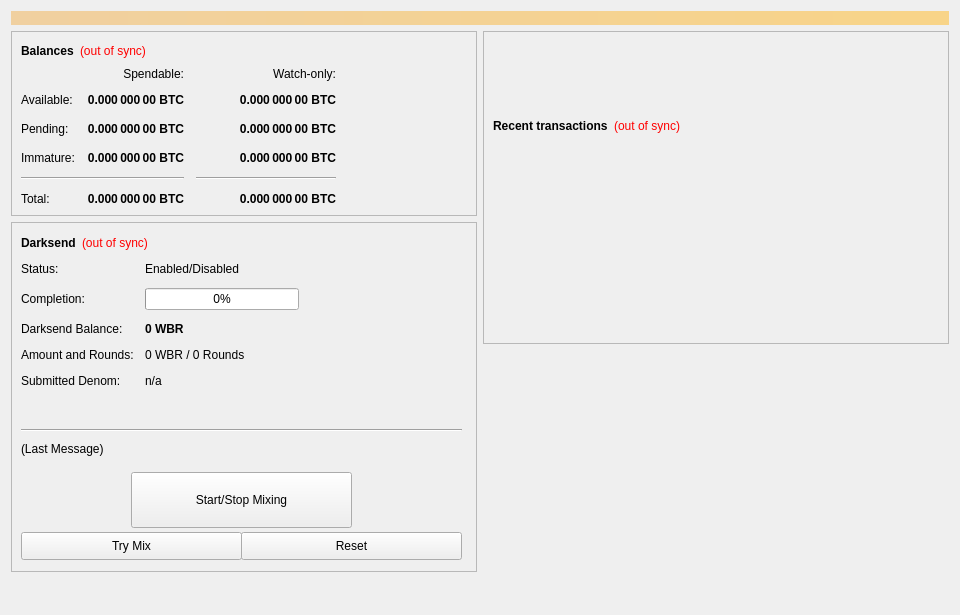
<?xml version="1.0" encoding="UTF-8"?>
<ui version="4.0">
 <class>OverviewPage</class>
 <widget class="QWidget" name="OverviewPage">
  <property name="geometry">
   <rect>
    <x>0</x>
    <y>0</y>
    <width>960</width>
    <height>615</height>
   </rect>
  </property>
  <property name="minimumSize">
   <size>
    <width>960</width>
    <height>0</height>
   </size>
  </property>
  <property name="windowTitle">
   <string>Form</string>
  </property>
  <layout class="QVBoxLayout" name="topLayout">
   <item>
    <widget class="QLabel" name="labelAlerts">
     <property name="visible">
      <bool>false</bool>
     </property>
     <property name="styleSheet">
      <string notr="true">background-color: qlineargradient(x1: 0, y1: 0, x2: 1, y2: 0, stop:0 #F0D0A0, stop:1 #F8D488); color:#000000;</string>
     </property>
     <property name="wordWrap">
      <bool>true</bool>
     </property>
     <property name="margin">
      <number>3</number>
     </property>
    </widget>
   </item>
   <item>
    <layout class="QHBoxLayout" name="horizontalLayout" stretch="1,1">
     <item>
      <layout class="QVBoxLayout" name="verticalLayout_2">
       <item>
        <widget class="QFrame" name="frame">
         <property name="frameShape">
          <enum>QFrame::StyledPanel</enum>
         </property>
         <property name="frameShadow">
          <enum>QFrame::Raised</enum>
         </property>
         <layout class="QVBoxLayout" name="verticalLayout_4">
          <item>
           <layout class="QHBoxLayout" name="horizontalLayout_4">
            <item>
             <widget class="QLabel" name="label_5">
              <property name="font">
               <font>
                <weight>75</weight>
                <bold>true</bold>
               </font>
              </property>
              <property name="text">
               <string>Balances</string>
              </property>
             </widget>
            </item>
            <item>
             <widget class="QLabel" name="labelWalletStatus">
              <property name="cursor">
               <cursorShape>WhatsThisCursor</cursorShape>
              </property>
              <property name="toolTip">
               <string>The displayed information may be out of date. Your wallet automatically synchronizes with the WBR network after a connection is established, but this process has not completed yet.</string>
              </property>
              <property name="styleSheet">
               <string notr="true">QLabel { color: red; }</string>
              </property>
              <property name="text">
               <string notr="true">(out of sync)</string>
              </property>
              <property name="alignment">
               <set>Qt::AlignLeading|Qt::AlignLeft|Qt::AlignVCenter</set>
              </property>
             </widget>
            </item>
            <item>
             <spacer name="horizontalSpacer_3">
              <property name="orientation">
               <enum>Qt::Horizontal</enum>
              </property>
              <property name="sizeHint" stdset="0">
               <size>
                <width>40</width>
                <height>20</height>
               </size>
              </property>
             </spacer>
            </item>
           </layout>
          </item>
          <item>
           <layout class="QGridLayout" name="gridLayout">
            <property name="spacing">
             <number>12</number>
            </property>
            <item row="2" column="2">
             <widget class="QLabel" name="labelWatchPending">
              <property name="font">
               <font>
                <weight>75</weight>
                <bold>true</bold>
               </font>
              </property>
              <property name="cursor">
               <cursorShape>IBeamCursor</cursorShape>
              </property>
              <property name="toolTip">
               <string>Unconfirmed transactions to watch-only addresses</string>
              </property>
              <property name="text">
               <string notr="true">0.000 000 00 BTC</string>
              </property>
              <property name="alignment">
               <set>Qt::AlignRight|Qt::AlignTrailing|Qt::AlignVCenter</set>
              </property>
              <property name="textInteractionFlags">
               <set>Qt::LinksAccessibleByMouse|Qt::TextSelectableByKeyboard|Qt::TextSelectableByMouse</set>
              </property>
             </widget>
            </item>
            <item row="2" column="1">
             <widget class="QLabel" name="labelUnconfirmed">
              <property name="font">
               <font>
                <weight>75</weight>
                <bold>true</bold>
               </font>
              </property>
              <property name="cursor">
               <cursorShape>IBeamCursor</cursorShape>
              </property>
              <property name="toolTip">
               <string>Total of transactions that have yet to be confirmed, and do not yet count toward the spendable balance</string>
              </property>
              <property name="text">
               <string notr="true">0.000 000 00 BTC</string>
              </property>
              <property name="alignment">
               <set>Qt::AlignRight|Qt::AlignTrailing|Qt::AlignVCenter</set>
              </property>
              <property name="textInteractionFlags">
               <set>Qt::LinksAccessibleByMouse|Qt::TextSelectableByKeyboard|Qt::TextSelectableByMouse</set>
              </property>
             </widget>
            </item>
            <item row="3" column="2">
             <widget class="QLabel" name="labelWatchImmature">
              <property name="font">
               <font>
                <weight>75</weight>
                <bold>true</bold>
               </font>
              </property>
              <property name="cursor">
               <cursorShape>IBeamCursor</cursorShape>
              </property>
              <property name="toolTip">
               <string>Staked or masternode rewards in watch-only addresses that has not yet matured</string>
              </property>
              <property name="text">
               <string notr="true">0.000 000 00 BTC</string>
              </property>
              <property name="alignment">
               <set>Qt::AlignRight|Qt::AlignTrailing|Qt::AlignVCenter</set>
              </property>
              <property name="textInteractionFlags">
               <set>Qt::LinksAccessibleByMouse|Qt::TextSelectableByKeyboard|Qt::TextSelectableByMouse</set>
              </property>
             </widget>
            </item>
            <item row="4" column="0" colspan="2">
             <widget class="Line" name="lineSpendableBalance">
              <property name="orientation">
               <enum>Qt::Horizontal</enum>
              </property>
             </widget>
            </item>
            <item row="4" column="2">
             <widget class="Line" name="lineWatchBalance">
              <property name="sizePolicy">
               <sizepolicy hsizetype="Preferred" vsizetype="Fixed">
                <horstretch>0</horstretch>
                <verstretch>0</verstretch>
               </sizepolicy>
              </property>
              <property name="minimumSize">
               <size>
                <width>140</width>
                <height>0</height>
               </size>
              </property>
              <property name="orientation">
               <enum>Qt::Horizontal</enum>
              </property>
             </widget>
            </item>
            <item row="5" column="0">
             <widget class="QLabel" name="labelTotalText">
              <property name="text">
               <string>Total:</string>
              </property>
             </widget>
            </item>
            <item row="3" column="1">
             <widget class="QLabel" name="labelImmature">
              <property name="font">
               <font>
                <weight>75</weight>
                <bold>true</bold>
               </font>
              </property>
              <property name="cursor">
               <cursorShape>IBeamCursor</cursorShape>
              </property>
              <property name="toolTip">
               <string>Staked or masternode rewards that has not yet matured</string>
              </property>
              <property name="text">
               <string notr="true">0.000 000 00 BTC</string>
              </property>
              <property name="alignment">
               <set>Qt::AlignRight|Qt::AlignTrailing|Qt::AlignVCenter</set>
              </property>
              <property name="textInteractionFlags">
               <set>Qt::LinksAccessibleByMouse|Qt::TextSelectableByKeyboard|Qt::TextSelectableByMouse</set>
              </property>
             </widget>
            </item>
            <item row="2" column="3">
             <spacer name="horizontalSpacer_2">
              <property name="orientation">
               <enum>Qt::Horizontal</enum>
              </property>
              <property name="sizeHint" stdset="0">
               <size>
                <width>40</width>
                <height>20</height>
               </size>
              </property>
             </spacer>
            </item>
            <item row="3" column="0">
             <widget class="QLabel" name="labelImmatureText">
              <property name="text">
               <string>Immature:</string>
              </property>
             </widget>
            </item>
            <item row="5" column="1">
             <widget class="QLabel" name="labelTotal">
              <property name="font">
               <font>
                <weight>75</weight>
                <bold>true</bold>
               </font>
              </property>
              <property name="cursor">
               <cursorShape>IBeamCursor</cursorShape>
              </property>
              <property name="toolTip">
               <string>Your current total balance</string>
              </property>
              <property name="text">
               <string notr="true">0.000 000 00 BTC</string>
              </property>
              <property name="alignment">
               <set>Qt::AlignRight|Qt::AlignTrailing|Qt::AlignVCenter</set>
              </property>
              <property name="textInteractionFlags">
               <set>Qt::LinksAccessibleByMouse|Qt::TextSelectableByKeyboard|Qt::TextSelectableByMouse</set>
              </property>
             </widget>
            </item>
            <item row="5" column="2">
             <widget class="QLabel" name="labelWatchTotal">
              <property name="font">
               <font>
                <weight>75</weight>
                <bold>true</bold>
               </font>
              </property>
              <property name="cursor">
               <cursorShape>IBeamCursor</cursorShape>
              </property>
              <property name="toolTip">
               <string>Current total balance in watch-only addresses</string>
              </property>
              <property name="text">
               <string notr="true">0.000 000 00 BTC</string>
              </property>
              <property name="alignment">
               <set>Qt::AlignRight|Qt::AlignTrailing|Qt::AlignVCenter</set>
              </property>
              <property name="textInteractionFlags">
               <set>Qt::LinksAccessibleByMouse|Qt::TextSelectableByKeyboard|Qt::TextSelectableByMouse</set>
              </property>
             </widget>
            </item>
            <item row="0" column="2">
             <widget class="QLabel" name="labelWatchonly">
              <property name="text">
               <string>Watch-only:</string>
              </property>
              <property name="alignment">
               <set>Qt::AlignRight|Qt::AlignTrailing|Qt::AlignVCenter</set>
              </property>
             </widget>
            </item>
            <item row="1" column="0">
             <widget class="QLabel" name="labelBalanceText">
              <property name="text">
               <string>Available:</string>
              </property>
             </widget>
            </item>
            <item row="1" column="1">
             <widget class="QLabel" name="labelBalance">
              <property name="font">
               <font>
                <weight>75</weight>
                <bold>true</bold>
               </font>
              </property>
              <property name="cursor">
               <cursorShape>IBeamCursor</cursorShape>
              </property>
              <property name="toolTip">
               <string>Your current spendable balance</string>
              </property>
              <property name="text">
               <string notr="true">0.000 000 00 BTC</string>
              </property>
              <property name="alignment">
               <set>Qt::AlignRight|Qt::AlignTrailing|Qt::AlignVCenter</set>
              </property>
              <property name="textInteractionFlags">
               <set>Qt::LinksAccessibleByMouse|Qt::TextSelectableByKeyboard|Qt::TextSelectableByMouse</set>
              </property>
             </widget>
            </item>
            <item row="1" column="2">
             <widget class="QLabel" name="labelWatchAvailable">
              <property name="font">
               <font>
                <weight>75</weight>
                <bold>true</bold>
               </font>
              </property>
              <property name="cursor">
               <cursorShape>IBeamCursor</cursorShape>
              </property>
              <property name="toolTip">
               <string>Your current balance in watch-only addresses</string>
              </property>
              <property name="text">
               <string notr="true">0.000 000 00 BTC</string>
              </property>
              <property name="alignment">
               <set>Qt::AlignRight|Qt::AlignTrailing|Qt::AlignVCenter</set>
              </property>
              <property name="textInteractionFlags">
               <set>Qt::LinksAccessibleByMouse|Qt::TextSelectableByKeyboard|Qt::TextSelectableByMouse</set>
              </property>
             </widget>
            </item>
            <item row="2" column="0">
             <widget class="QLabel" name="labelPendingText">
              <property name="text">
               <string>Pending:</string>
              </property>
             </widget>
            </item>
            <item row="0" column="1">
             <widget class="QLabel" name="labelSpendable">
              <property name="text">
               <string>Spendable:</string>
              </property>
              <property name="alignment">
               <set>Qt::AlignRight|Qt::AlignTrailing|Qt::AlignVCenter</set>
              </property>
             </widget>
            </item>
           </layout>
          </item>
         </layout>
        </widget>
       </item>
       <item>
        <widget class="QFrame" name="frameDarksend">
         <property name="minimumSize">
          <size>
           <width>0</width>
           <height>350</height>
          </size>
         </property>
         <property name="layoutDirection">
          <enum>Qt::LeftToRight</enum>
         </property>
         <property name="frameShape">
          <enum>QFrame::StyledPanel</enum>
         </property>
         <property name="frameShadow">
          <enum>QFrame::Raised</enum>
         </property>
         <widget class="QWidget" name="formLayoutWidget">
          <property name="geometry">
           <rect>
            <x>10</x>
            <y>40</y>
            <width>451</width>
            <height>161</height>
           </rect>
          </property>
          <layout class="QFormLayout" name="formLayout">
           <property name="fieldGrowthPolicy">
            <enum>QFormLayout::AllNonFixedFieldsGrow</enum>
           </property>
           <property name="horizontalSpacing">
            <number>11</number>
           </property>
           <property name="verticalSpacing">
            <number>12</number>
           </property>
           <item row="0" column="0">
            <widget class="QLabel" name="label_6">
             <property name="text">
              <string>Status:</string>
             </property>
            </widget>
           </item>
           <item row="1" column="0">
            <widget class="QLabel" name="label_7">
             <property name="text">
              <string>Completion:</string>
             </property>
            </widget>
           </item>
           <item row="1" column="1">
            <widget class="QProgressBar" name="DarksendProgress">
             <property name="maximumSize">
              <size>
               <width>154</width>
               <height>16777215</height>
              </size>
             </property>
             <property name="value">
              <number>0</number>
             </property>
            </widget>
           </item>
           <item row="2" column="0">
            <widget class="QLabel" name="labelAnonymizedText">
             <property name="text">
              <string>Darksend Balance:</string>
             </property>
            </widget>
           </item>
           <item row="2" column="1">
            <widget class="QLabel" name="labelAnonymized">
             <property name="font">
              <font>
               <weight>75</weight>
               <bold>true</bold>
              </font>
             </property>
             <property name="text">
              <string notr="true">0 WBR</string>
             </property>
            </widget>
           </item>
           <item row="3" column="0">
            <widget class="QLabel" name="label_8">
             <property name="text">
              <string>Amount and Rounds:</string>
             </property>
            </widget>
           </item>
           <item row="3" column="1">
            <widget class="QLabel" name="labelAmountRounds">
             <property name="text">
              <string>0 WBR / 0 Rounds</string>
             </property>
            </widget>
           </item>
           <item row="4" column="0">
            <widget class="QLabel" name="label_9">
             <property name="text">
              <string>Submitted Denom:</string>
             </property>
            </widget>
           </item>
           <item row="4" column="1">
            <widget class="QLabel" name="labelSubmittedDenom">
             <property name="toolTip">
              <string>The denominations you submitted to the Masternode.&lt;br&gt;To mix, other users must submit the exact same denominations.</string>
             </property>
             <property name="text">
              <string>n/a</string>
             </property>
            </widget>
           </item>
           <item row="0" column="1">
            <widget class="QLabel" name="DarksendEnabled">
             <property name="text">
              <string>Enabled/Disabled</string>
             </property>
            </widget>
           </item>
          </layout>
         </widget>
         <widget class="QPushButton" name="runAutoDenom">
          <property name="geometry">
           <rect>
            <x>251</x>
            <y>17</y>
            <width>1</width>
            <height>1</height>
           </rect>
          </property>
          <property name="palette">
           <palette>
            <active>
             <colorrole role="WindowText">
              <brush brushstyle="SolidPattern">
               <color alpha="255">
                <red>0</red>
                <green>0</green>
                <blue>0</blue>
               </color>
              </brush>
             </colorrole>
             <colorrole role="Button">
              <brush brushstyle="SolidPattern">
               <color alpha="255">
                <red>239</red>
                <green>238</green>
                <blue>238</blue>
               </color>
              </brush>
             </colorrole>
             <colorrole role="Light">
              <brush brushstyle="SolidPattern">
               <color alpha="255">
                <red>255</red>
                <green>255</green>
                <blue>255</blue>
               </color>
              </brush>
             </colorrole>
             <colorrole role="Midlight">
              <brush brushstyle="SolidPattern">
               <color alpha="255">
                <red>247</red>
                <green>246</green>
                <blue>246</blue>
               </color>
              </brush>
             </colorrole>
             <colorrole role="Dark">
              <brush brushstyle="SolidPattern">
               <color alpha="255">
                <red>119</red>
                <green>119</green>
                <blue>119</blue>
               </color>
              </brush>
             </colorrole>
             <colorrole role="Mid">
              <brush brushstyle="SolidPattern">
               <color alpha="255">
                <red>159</red>
                <green>159</green>
                <blue>159</blue>
               </color>
              </brush>
             </colorrole>
             <colorrole role="Text">
              <brush brushstyle="SolidPattern">
               <color alpha="255">
                <red>0</red>
                <green>0</green>
                <blue>0</blue>
               </color>
              </brush>
             </colorrole>
             <colorrole role="BrightText">
              <brush brushstyle="SolidPattern">
               <color alpha="255">
                <red>255</red>
                <green>255</green>
                <blue>255</blue>
               </color>
              </brush>
             </colorrole>
             <colorrole role="ButtonText">
              <brush brushstyle="SolidPattern">
               <color alpha="255">
                <red>0</red>
                <green>0</green>
                <blue>0</blue>
               </color>
              </brush>
             </colorrole>
             <colorrole role="Base">
              <brush brushstyle="SolidPattern">
               <color alpha="255">
                <red>255</red>
                <green>255</green>
                <blue>255</blue>
               </color>
              </brush>
             </colorrole>
             <colorrole role="Window">
              <brush brushstyle="SolidPattern">
               <color alpha="255">
                <red>239</red>
                <green>238</green>
                <blue>238</blue>
               </color>
              </brush>
             </colorrole>
             <colorrole role="Shadow">
              <brush brushstyle="SolidPattern">
               <color alpha="255">
                <red>0</red>
                <green>0</green>
                <blue>0</blue>
               </color>
              </brush>
             </colorrole>
             <colorrole role="AlternateBase">
              <brush brushstyle="SolidPattern">
               <color alpha="255">
                <red>247</red>
                <green>246</green>
                <blue>246</blue>
               </color>
              </brush>
             </colorrole>
             <colorrole role="ToolTipBase">
              <brush brushstyle="SolidPattern">
               <color alpha="255">
                <red>255</red>
                <green>255</green>
                <blue>220</blue>
               </color>
              </brush>
             </colorrole>
             <colorrole role="ToolTipText">
              <brush brushstyle="SolidPattern">
               <color alpha="255">
                <red>0</red>
                <green>0</green>
                <blue>0</blue>
               </color>
              </brush>
             </colorrole>
            </active>
            <inactive>
             <colorrole role="WindowText">
              <brush brushstyle="SolidPattern">
               <color alpha="255">
                <red>0</red>
                <green>0</green>
                <blue>0</blue>
               </color>
              </brush>
             </colorrole>
             <colorrole role="Button">
              <brush brushstyle="SolidPattern">
               <color alpha="255">
                <red>239</red>
                <green>238</green>
                <blue>238</blue>
               </color>
              </brush>
             </colorrole>
             <colorrole role="Light">
              <brush brushstyle="SolidPattern">
               <color alpha="255">
                <red>255</red>
                <green>255</green>
                <blue>255</blue>
               </color>
              </brush>
             </colorrole>
             <colorrole role="Midlight">
              <brush brushstyle="SolidPattern">
               <color alpha="255">
                <red>247</red>
                <green>246</green>
                <blue>246</blue>
               </color>
              </brush>
             </colorrole>
             <colorrole role="Dark">
              <brush brushstyle="SolidPattern">
               <color alpha="255">
                <red>119</red>
                <green>119</green>
                <blue>119</blue>
               </color>
              </brush>
             </colorrole>
             <colorrole role="Mid">
              <brush brushstyle="SolidPattern">
               <color alpha="255">
                <red>159</red>
                <green>159</green>
                <blue>159</blue>
               </color>
              </brush>
             </colorrole>
             <colorrole role="Text">
              <brush brushstyle="SolidPattern">
               <color alpha="255">
                <red>0</red>
                <green>0</green>
                <blue>0</blue>
               </color>
              </brush>
             </colorrole>
             <colorrole role="BrightText">
              <brush brushstyle="SolidPattern">
               <color alpha="255">
                <red>255</red>
                <green>255</green>
                <blue>255</blue>
               </color>
              </brush>
             </colorrole>
             <colorrole role="ButtonText">
              <brush brushstyle="SolidPattern">
               <color alpha="255">
                <red>0</red>
                <green>0</green>
                <blue>0</blue>
               </color>
              </brush>
             </colorrole>
             <colorrole role="Base">
              <brush brushstyle="SolidPattern">
               <color alpha="255">
                <red>255</red>
                <green>255</green>
                <blue>255</blue>
               </color>
              </brush>
             </colorrole>
             <colorrole role="Window">
              <brush brushstyle="SolidPattern">
               <color alpha="255">
                <red>239</red>
                <green>238</green>
                <blue>238</blue>
               </color>
              </brush>
             </colorrole>
             <colorrole role="Shadow">
              <brush brushstyle="SolidPattern">
               <color alpha="255">
                <red>0</red>
                <green>0</green>
                <blue>0</blue>
               </color>
              </brush>
             </colorrole>
             <colorrole role="AlternateBase">
              <brush brushstyle="SolidPattern">
               <color alpha="255">
                <red>247</red>
                <green>246</green>
                <blue>246</blue>
               </color>
              </brush>
             </colorrole>
             <colorrole role="ToolTipBase">
              <brush brushstyle="SolidPattern">
               <color alpha="255">
                <red>255</red>
                <green>255</green>
                <blue>220</blue>
               </color>
              </brush>
             </colorrole>
             <colorrole role="ToolTipText">
              <brush brushstyle="SolidPattern">
               <color alpha="255">
                <red>0</red>
                <green>0</green>
                <blue>0</blue>
               </color>
              </brush>
             </colorrole>
            </inactive>
            <disabled>
             <colorrole role="WindowText">
              <brush brushstyle="SolidPattern">
               <color alpha="255">
                <red>119</red>
                <green>119</green>
                <blue>119</blue>
               </color>
              </brush>
             </colorrole>
             <colorrole role="Button">
              <brush brushstyle="SolidPattern">
               <color alpha="255">
                <red>239</red>
                <green>238</green>
                <blue>238</blue>
               </color>
              </brush>
             </colorrole>
             <colorrole role="Light">
              <brush brushstyle="SolidPattern">
               <color alpha="255">
                <red>255</red>
                <green>255</green>
                <blue>255</blue>
               </color>
              </brush>
             </colorrole>
             <colorrole role="Midlight">
              <brush brushstyle="SolidPattern">
               <color alpha="255">
                <red>247</red>
                <green>246</green>
                <blue>246</blue>
               </color>
              </brush>
             </colorrole>
             <colorrole role="Dark">
              <brush brushstyle="SolidPattern">
               <color alpha="255">
                <red>119</red>
                <green>119</green>
                <blue>119</blue>
               </color>
              </brush>
             </colorrole>
             <colorrole role="Mid">
              <brush brushstyle="SolidPattern">
               <color alpha="255">
                <red>159</red>
                <green>159</green>
                <blue>159</blue>
               </color>
              </brush>
             </colorrole>
             <colorrole role="Text">
              <brush brushstyle="SolidPattern">
               <color alpha="255">
                <red>119</red>
                <green>119</green>
                <blue>119</blue>
               </color>
              </brush>
             </colorrole>
             <colorrole role="BrightText">
              <brush brushstyle="SolidPattern">
               <color alpha="255">
                <red>255</red>
                <green>255</green>
                <blue>255</blue>
               </color>
              </brush>
             </colorrole>
             <colorrole role="ButtonText">
              <brush brushstyle="SolidPattern">
               <color alpha="255">
                <red>119</red>
                <green>119</green>
                <blue>119</blue>
               </color>
              </brush>
             </colorrole>
             <colorrole role="Base">
              <brush brushstyle="SolidPattern">
               <color alpha="255">
                <red>239</red>
                <green>238</green>
                <blue>238</blue>
               </color>
              </brush>
             </colorrole>
             <colorrole role="Window">
              <brush brushstyle="SolidPattern">
               <color alpha="255">
                <red>239</red>
                <green>238</green>
                <blue>238</blue>
               </color>
              </brush>
             </colorrole>
             <colorrole role="Shadow">
              <brush brushstyle="SolidPattern">
               <color alpha="255">
                <red>0</red>
                <green>0</green>
                <blue>0</blue>
               </color>
              </brush>
             </colorrole>
             <colorrole role="AlternateBase">
              <brush brushstyle="SolidPattern">
               <color alpha="255">
                <red>239</red>
                <green>238</green>
                <blue>238</blue>
               </color>
              </brush>
             </colorrole>
             <colorrole role="ToolTipBase">
              <brush brushstyle="SolidPattern">
               <color alpha="255">
                <red>255</red>
                <green>255</green>
                <blue>220</blue>
               </color>
              </brush>
             </colorrole>
             <colorrole role="ToolTipText">
              <brush brushstyle="SolidPattern">
               <color alpha="255">
                <red>0</red>
                <green>0</green>
                <blue>0</blue>
               </color>
              </brush>
             </colorrole>
            </disabled>
           </palette>
          </property>
          <property name="focusPolicy">
           <enum>Qt::NoFocus</enum>
          </property>
          <property name="autoFillBackground">
           <bool>true</bool>
          </property>
          <property name="text">
           <string/>
          </property>
          <property name="flat">
           <bool>true</bool>
          </property>
         </widget>
         <widget class="QPushButton" name="toggleDarksend">
          <property name="geometry">
           <rect>
            <x>120</x>
            <y>250</y>
            <width>221</width>
            <height>56</height>
           </rect>
          </property>
          <property name="sizePolicy">
           <sizepolicy hsizetype="MinimumExpanding" vsizetype="Fixed">
            <horstretch>0</horstretch>
            <verstretch>0</verstretch>
           </sizepolicy>
          </property>
          <property name="text">
           <string>Start/Stop Mixing</string>
          </property>
         </widget>
         <widget class="Line" name="lineLastMessage">
          <property name="geometry">
           <rect>
            <x>10</x>
            <y>200</y>
            <width>441</width>
            <height>16</height>
           </rect>
          </property>
          <property name="orientation">
           <enum>Qt::Horizontal</enum>
          </property>
         </widget>
         <widget class="QLabel" name="DarksendStatus">
          <property name="geometry">
           <rect>
            <x>10</x>
            <y>220</y>
            <width>451</width>
            <height>61</height>
           </rect>
          </property>
          <property name="minimumSize">
           <size>
            <width>288</width>
            <height>43</height>
           </size>
          </property>
          <property name="text">
           <string>(Last Message)</string>
          </property>
          <property name="alignment">
           <set>Qt::AlignLeading|Qt::AlignLeft|Qt::AlignTop</set>
          </property>
          <property name="wordWrap">
           <bool>true</bool>
          </property>
         </widget>
         <widget class="QPushButton" name="DarksendAuto">
          <property name="geometry">
           <rect>
            <x>10</x>
            <y>310</y>
            <width>221</width>
            <height>28</height>
           </rect>
          </property>
          <property name="sizePolicy">
           <sizepolicy hsizetype="MinimumExpanding" vsizetype="Fixed">
            <horstretch>0</horstretch>
            <verstretch>0</verstretch>
           </sizepolicy>
          </property>
          <property name="toolTip">
           <string>Try to manually submit a Darksend request.</string>
          </property>
          <property name="text">
           <string>Try Mix</string>
          </property>
         </widget>
         <widget class="QPushButton" name="DarksendReset">
          <property name="geometry">
           <rect>
            <x>230</x>
            <y>310</y>
            <width>221</width>
            <height>28</height>
           </rect>
          </property>
          <property name="sizePolicy">
           <sizepolicy hsizetype="MinimumExpanding" vsizetype="Fixed">
            <horstretch>0</horstretch>
            <verstretch>0</verstretch>
           </sizepolicy>
          </property>
          <property name="toolTip">
           <string>Reset the current status of Darksend (can interrupt Darksend if it's in the process of Mixing, which can cost you money!)</string>
          </property>
          <property name="autoFillBackground">
           <bool>false</bool>
          </property>
          <property name="text">
           <string>Reset</string>
          </property>
         </widget>
         <widget class="QWidget" name="layoutWidget">
          <property name="geometry">
           <rect>
            <x>10</x>
            <y>10</y>
            <width>431</width>
            <height>22</height>
           </rect>
          </property>
          <layout class="QHBoxLayout" name="horizontalLayout_5">
           <item>
            <widget class="QLabel" name="label_2">
             <property name="font">
              <font>
               <weight>75</weight>
               <bold>true</bold>
              </font>
             </property>
             <property name="text">
              <string>Darksend</string>
             </property>
            </widget>
           </item>
           <item>
            <widget class="QLabel" name="labelDarksendSyncStatus">
             <property name="toolTip">
              <string>The displayed information may be out of date. Your wallet automatically synchronizes with the WBR network after a connection is established, but this process has not completed yet.</string>
             </property>
             <property name="styleSheet">
              <string notr="true">QLabel { color: red; }</string>
             </property>
             <property name="text">
              <string notr="true">(out of sync)</string>
             </property>
             <property name="alignment">
              <set>Qt::AlignLeading|Qt::AlignLeft|Qt::AlignVCenter</set>
             </property>
            </widget>
           </item>
           <item>
            <spacer name="horizontalSpacer_4">
             <property name="orientation">
              <enum>Qt::Horizontal</enum>
             </property>
             <property name="sizeHint" stdset="0">
              <size>
               <width>40</width>
               <height>20</height>
              </size>
             </property>
            </spacer>
           </item>
          </layout>
         </widget>
        </widget>
       </item>
       <item>
        <spacer name="verticalSpacer">
         <property name="orientation">
          <enum>Qt::Vertical</enum>
         </property>
         <property name="sizeHint" stdset="0">
          <size>
           <width>20</width>
           <height>40</height>
          </size>
         </property>
        </spacer>
       </item>
      </layout>
     </item>
     <item>
      <layout class="QVBoxLayout" name="verticalLayout_3">
       <item>
        <widget class="QFrame" name="frame_2">
         <property name="frameShape">
          <enum>QFrame::StyledPanel</enum>
         </property>
         <property name="frameShadow">
          <enum>QFrame::Raised</enum>
         </property>
         <layout class="QVBoxLayout" name="verticalLayout">
          <item>
           <spacer name="verticalSpacer_3">
            <property name="orientation">
             <enum>Qt::Vertical</enum>
            </property>
            <property name="sizeType">
             <enum>QSizePolicy::Fixed</enum>
            </property>
            <property name="sizeHint" stdset="0">
             <size>
              <width>20</width>
              <height>75</height>
             </size>
            </property>
           </spacer>
          </item>
          <item>
           <layout class="QHBoxLayout" name="horizontalLayout_2">
            <item>
             <widget class="QLabel" name="label_4">
              <property name="font">
               <font>
                <weight>75</weight>
                <bold>true</bold>
               </font>
              </property>
              <property name="text">
               <string>Recent transactions</string>
              </property>
             </widget>
            </item>
            <item>
             <widget class="QLabel" name="labelTransactionsStatus">
              <property name="cursor">
               <cursorShape>WhatsThisCursor</cursorShape>
              </property>
              <property name="toolTip">
               <string>The displayed information may be out of date. Your wallet automatically synchronizes with the WBR network after a connection is established, but this process has not completed yet.</string>
              </property>
              <property name="styleSheet">
               <string notr="true">QLabel { color: red; }</string>
              </property>
              <property name="text">
               <string notr="true">(out of sync)</string>
              </property>
              <property name="alignment">
               <set>Qt::AlignRight|Qt::AlignTrailing|Qt::AlignVCenter</set>
              </property>
             </widget>
            </item>
            <item>
             <spacer name="horizontalSpacer">
              <property name="orientation">
               <enum>Qt::Horizontal</enum>
              </property>
              <property name="sizeHint" stdset="0">
               <size>
                <width>40</width>
                <height>20</height>
               </size>
              </property>
             </spacer>
            </item>
           </layout>
          </item>
          <item>
           <widget class="QListView" name="listTransactions">
            <property name="styleSheet">
             <string notr="true">QListView { background: transparent; }</string>
            </property>
            <property name="frameShape">
             <enum>QFrame::NoFrame</enum>
            </property>
            <property name="verticalScrollBarPolicy">
             <enum>Qt::ScrollBarAlwaysOff</enum>
            </property>
            <property name="horizontalScrollBarPolicy">
             <enum>Qt::ScrollBarAlwaysOff</enum>
            </property>
            <property name="selectionMode">
             <enum>QAbstractItemView::NoSelection</enum>
            </property>
           </widget>
          </item>
         </layout>
        </widget>
       </item>
       <item>
        <spacer name="verticalSpacer_2">
         <property name="orientation">
          <enum>Qt::Vertical</enum>
         </property>
         <property name="sizeType">
          <enum>QSizePolicy::Expanding</enum>
         </property>
         <property name="sizeHint" stdset="0">
          <size>
           <width>20</width>
           <height>40</height>
          </size>
         </property>
        </spacer>
       </item>
      </layout>
     </item>
    </layout>
   </item>
  </layout>
 </widget>
 <resources/>
 <connections/>
</ui>
